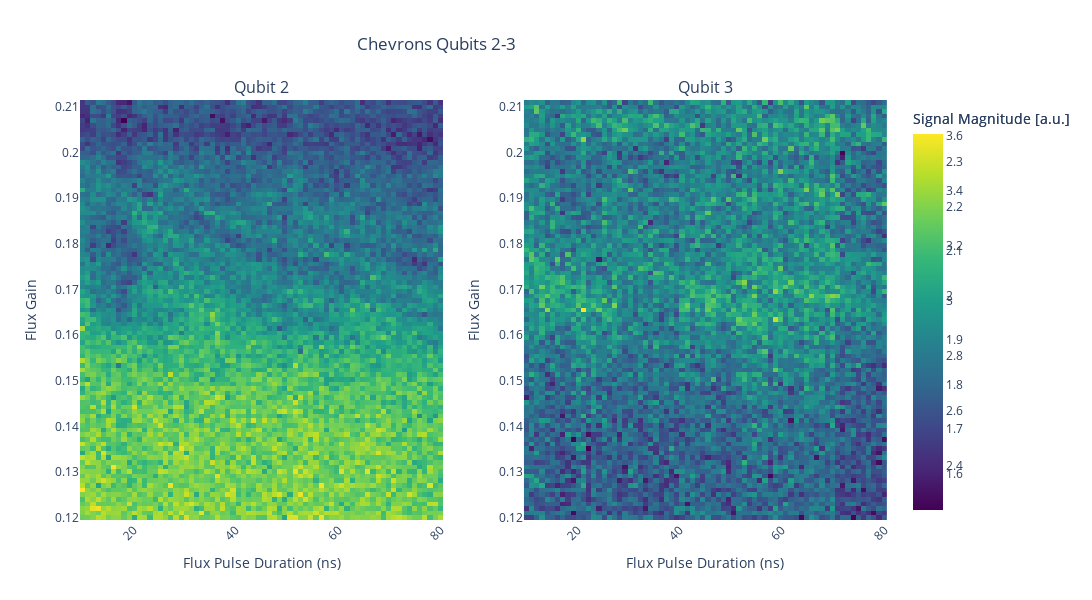

Here is the notebook cell this chart was saved with:
### Code cell
# Print results_r1,r2,r3,r4
fig = sp.make_subplots(rows=1, cols=2, subplot_titles=("Qubit 2", "Qubit 3"))
#fig.add_trace(go.Heatmap(z=r2, x=length_range, y=gain_range, colorscale='Viridis', colorbar=dict(title='Signal Magnitude [a.u.]')), row=1, col=1)
#fig.add_trace(go.Heatmap(z=r3, x=length_range, y=gain_range, colorscale='Viridis', colorbar=dict(title='Signal Magnitude [a.u.]')), row=1, col=2)       
fig.add_trace(go.Heatmap(z=np.transpose(r2), x=length_range, y=gain_range, colorscale='Viridis', colorbar=dict(title='Signal Magnitude [a.u.]')), row=1, col=1)
fig.add_trace(go.Heatmap(z=np.transpose(r3), x=length_range, y=gain_range, colorscale='Viridis', colorbar=dict(title='Signal Magnitude [a.u.]')), row=1, col=2)   
# Update x-axis and y-axis labels
fig.update_xaxes(title_text="Flux Pulse Duration (ns)",     
                 #range=[0, 120], 
                 tickangle=-45
                )
fig.update_yaxes(title_text="Flux Gain",     
                 #range=[0, 1], 
                )
fig.update_layout(title='Chevrons Qubits 2-3',                  
                  height = 600, width = 1800,
                  title_x= 0.4,
                )
fig.show()

### Figure 1 — Plotly figure (JSON) as saved in the notebook; plotly's stock layout.template omitted (floating-point values rounded to 4 significant figures; data arrays with more than 128 entries replaced by an {"elided": "..."} marker saying what was removed)
{"data": [{"colorbar": {"title": {"text": "Signal Magnitude [a.u.]"}}, "colorscale": [[0, "#440154"], [0.1111, "#482878"], [0.2222, "#3e4989"], [0.3333, "#31688e"], [0.4444, "#26828e"], [0.5556, "#1f9e89"], [0.6667, "#35b779"], [0.7778, "#6ece58"], [0.8889, "#b5de2b"], [1, "#fde725"]], "type": "heatmap", "x": [10, 11.01, 12.03, 13.04, 14.06, 15.07, 16.09, 17.1, 18.12, 19.13, 20.14, 21.16, 22.17, 23.19, 24.2, 25.22, 26.23, 27.25, 28.26, 29.28, 30.29, 31.3, 32.32, 33.33, 34.35, 35.36, 36.38, 37.39, 38.41, 39.42, 40.43, 41.45, 42.46, 43.48, 44.49, 45.51, 46.52, 47.54, 48.55, 49.57, 50.58, 51.59, 52.61, 53.62, 54.64, 55.65, 56.67, 57.68, 58.7, 59.71, 60.72, 61.74, 62.75, 63.77, 64.78, 65.8, 66.81, 67.83, 68.84, 69.86, 70.87, 71.88, 72.9, 73.91, 74.93, 75.94, 76.96, 77.97, 78.99, 80], "xaxis": "x", "y": [0.12, 0.121, 0.122, 0.123, 0.124, 0.1251, 0.1261, 0.1271, 0.1281, 0.1291, 0.1301, 0.1311, 0.1321, 0.1331, 0.1342, 0.1352, 0.1362, 0.1372, 0.1382, 0.1392, 0.1402, 0.1412, 0.1422, 0.1433, 0.1443, 0.1453, 0.1463, 0.1473, 0.1483, 0.1493, 0.1503, 0.1513, 0.1524, 0.1534, 0.1544, 0.1554, 0.1564, 0.1574, 0.1584, 0.1594, 0.1604, 0.1615, 0.1625, 0.1635, 0.1645, 0.1655, 0.1665, 0.1675, 0.1685, 0.1696, 0.1706, 0.1716, 0.1726, 0.1736, 0.1746, 0.1756, 0.1766, 0.1776, 0.1787, 0.1797, 0.1807, 0.1817, 0.1827, 0.1837, 0.1847, 0.1857, 0.1867, 0.1878, 0.1888, 0.1898, 0.1908, 0.1918, 0.1928, 0.1938, 0.1948, 0.1958, 0.1969, 0.1979, 0.1989, 0.1999, 0.2009, 0.2019, 0.2029, 0.2039, 0.2049, 0.206, 0.207, 0.208, 0.209, 0.21], "yaxis": "y", "z": {"elided": "91x70 float values"}}, {"colorbar": {"title": {"text": "Signal Magnitude [a.u.]"}}, "colorscale": [[0, "#440154"], [0.1111, "#482878"], [0.2222, "#3e4989"], [0.3333, "#31688e"], [0.4444, "#26828e"], [0.5556, "#1f9e89"], [0.6667, "#35b779"], [0.7778, "#6ece58"], [0.8889, "#b5de2b"], [1, "#fde725"]], "type": "heatmap", "x": [10, 11.01, 12.03, 13.04, 14.06, 15.07, 16.09, 17.1, 18.12, 19.13, 20.14, 21.16, 22.17, 23.19, 24.2, 25.22, 26.23, 27.25, 28.26, 29.28, 30.29, 31.3, 32.32, 33.33, 34.35, 35.36, 36.38, 37.39, 38.41, 39.42, 40.43, 41.45, 42.46, 43.48, 44.49, 45.51, 46.52, 47.54, 48.55, 49.57, 50.58, 51.59, 52.61, 53.62, 54.64, 55.65, 56.67, 57.68, 58.7, 59.71, 60.72, 61.74, 62.75, 63.77, 64.78, 65.8, 66.81, 67.83, 68.84, 69.86, 70.87, 71.88, 72.9, 73.91, 74.93, 75.94, 76.96, 77.97, 78.99, 80], "xaxis": "x2", "y": [0.12, 0.121, 0.122, 0.123, 0.124, 0.1251, 0.1261, 0.1271, 0.1281, 0.1291, 0.1301, 0.1311, 0.1321, 0.1331, 0.1342, 0.1352, 0.1362, 0.1372, 0.1382, 0.1392, 0.1402, 0.1412, 0.1422, 0.1433, 0.1443, 0.1453, 0.1463, 0.1473, 0.1483, 0.1493, 0.1503, 0.1513, 0.1524, 0.1534, 0.1544, 0.1554, 0.1564, 0.1574, 0.1584, 0.1594, 0.1604, 0.1615, 0.1625, 0.1635, 0.1645, 0.1655, 0.1665, 0.1675, 0.1685, 0.1696, 0.1706, 0.1716, 0.1726, 0.1736, 0.1746, 0.1756, 0.1766, 0.1776, 0.1787, 0.1797, 0.1807, 0.1817, 0.1827, 0.1837, 0.1847, 0.1857, 0.1867, 0.1878, 0.1888, 0.1898, 0.1908, 0.1918, 0.1928, 0.1938, 0.1948, 0.1958, 0.1969, 0.1979, 0.1989, 0.1999, 0.2009, 0.2019, 0.2029, 0.2039, 0.2049, 0.206, 0.207, 0.208, 0.209, 0.21], "yaxis": "y2", "z": {"elided": "91x70 float values"}}], "layout": {"annotations": [{"font": {"size": 16}, "showarrow": false, "text": "Qubit 2", "x": 0.225, "xanchor": "center", "xref": "paper", "y": 1, "yanchor": "bottom", "yref": "paper"}, {"font": {"size": 16}, "showarrow": false, "text": "Qubit 3", "x": 0.775, "xanchor": "center", "xref": "paper", "y": 1, "yanchor": "bottom", "yref": "paper"}], "height": 600, "title": {"text": "Chevrons Qubits 2-3", "x": 0.4}, "width": 1800, "xaxis": {"anchor": "y", "autorange": true, "domain": [0, 0.45], "range": [9.493, 80.51], "tickangle": -45, "title": {"text": "Flux Pulse Duration (ns)"}, "type": "linear"}, "xaxis2": {"anchor": "y2", "autorange": true, "domain": [0.55, 1], "range": [9.493, 80.51], "tickangle": -45, "title": {"text": "Flux Pulse Duration (ns)"}, "type": "linear"}, "yaxis": {"anchor": "x", "autorange": true, "domain": [0, 1], "range": [0.1195, 0.2115], "title": {"text": "Flux Gain"}, "type": "linear"}, "yaxis2": {"anchor": "x2", "autorange": true, "domain": [0, 1], "range": [0.1195, 0.2115], "title": {"text": "Flux Gain"}, "type": "linear"}}}
